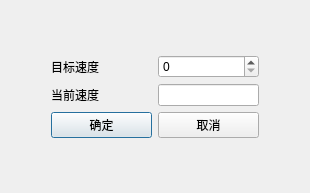
<?xml version="1.0" encoding="UTF-8"?>
<ui version="4.0">
 <class>MotionCfgDialogClass</class>
 <widget class="QDialog" name="MotionCfgDialogClass">
  <property name="geometry">
   <rect>
    <x>0</x>
    <y>0</y>
    <width>310</width>
    <height>193</height>
   </rect>
  </property>
  <property name="windowTitle">
   <string>MotionCfgDialog</string>
  </property>
  <layout class="QGridLayout" name="gridLayout" columnstretch="0,1,1,0">
   <item row="0" column="1">
    <spacer name="verticalSpacer">
     <property name="orientation">
      <enum>Qt::Vertical</enum>
     </property>
     <property name="sizeHint" stdset="0">
      <size>
       <width>20</width>
       <height>40</height>
      </size>
     </property>
    </spacer>
   </item>
   <item row="1" column="0">
    <spacer name="horizontalSpacer_3">
     <property name="orientation">
      <enum>Qt::Horizontal</enum>
     </property>
     <property name="sizeHint" stdset="0">
      <size>
       <width>40</width>
       <height>20</height>
      </size>
     </property>
    </spacer>
   </item>
   <item row="1" column="1">
    <widget class="ElaText" name="label">
     <property name="text">
      <string>目标速度</string>
     </property>
    </widget>
   </item>
   <item row="1" column="2">
    <widget class="ElaSpinBox" name="spinBox"/>
   </item>
   <item row="1" column="3">
    <spacer name="horizontalSpacer_2">
     <property name="orientation">
      <enum>Qt::Horizontal</enum>
     </property>
     <property name="sizeHint" stdset="0">
      <size>
       <width>40</width>
       <height>20</height>
      </size>
     </property>
    </spacer>
   </item>
   <item row="2" column="1">
    <widget class="ElaText" name="label_2">
     <property name="text">
      <string>当前速度</string>
     </property>
    </widget>
   </item>
   <item row="2" column="2">
    <widget class="ElaLineEdit" name="lineEdit">
     <property name="alignment">
      <set>Qt::AlignCenter</set>
     </property>
    </widget>
   </item>
   <item row="3" column="1">
    <widget class="ElaPushButton" name="pushButton_confirm">
     <property name="text">
      <string>确定</string>
     </property>
    </widget>
   </item>
   <item row="3" column="2">
    <widget class="ElaPushButton" name="pushButton_cancel">
     <property name="text">
      <string>取消</string>
     </property>
    </widget>
   </item>
   <item row="4" column="1">
    <spacer name="verticalSpacer_2">
     <property name="orientation">
      <enum>Qt::Vertical</enum>
     </property>
     <property name="sizeHint" stdset="0">
      <size>
       <width>20</width>
       <height>40</height>
      </size>
     </property>
    </spacer>
   </item>
  </layout>
 </widget>
 <layoutdefault spacing="6" margin="11"/>
 <customwidgets>
  <customwidget>
   <class>ElaText</class>
   <extends>QLabel</extends>
   <header>ElaText.h</header>
  </customwidget>
  <customwidget>
   <class>ElaPushButton</class>
   <extends>QPushButton</extends>
   <header>ElaPushButton.h</header>
  </customwidget>
  <customwidget>
   <class>ElaSpinBox</class>
   <extends>QSpinBox</extends>
   <header>ElaSpinBox.h</header>
  </customwidget>
  <customwidget>
   <class>ElaLineEdit</class>
   <extends>QLineEdit</extends>
   <header>ElaLineEdit.h</header>
  </customwidget>
 </customwidgets>
 <resources/>
 <connections/>
</ui>
